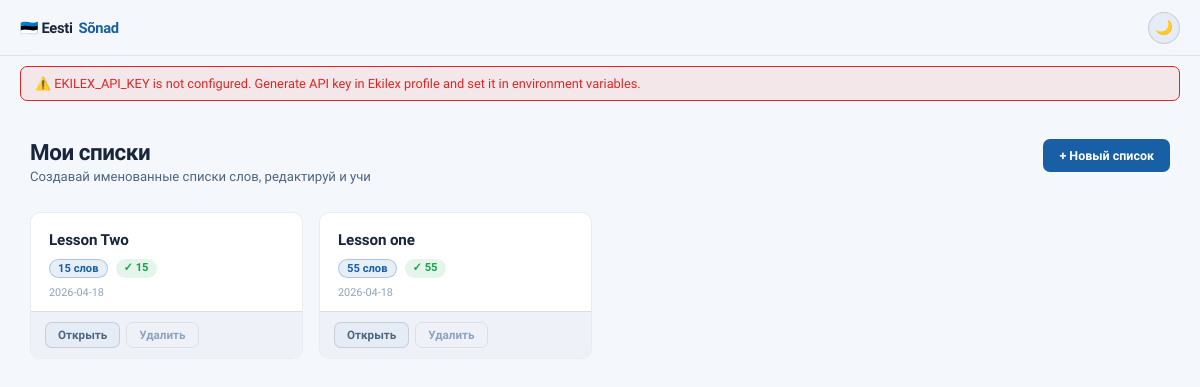
The page / on the database its author committed.
### tables this page shows
CREATE TABLE word_lists (
                id         INTEGER PRIMARY KEY AUTOINCREMENT,
                name       TEXT    NOT NULL,
                user_id    INTEGER NOT NULL DEFAULT 1,
                created_at TEXT    NOT NULL DEFAULT (datetime('now')),
                updated_at TEXT    NOT NULL DEFAULT (datetime('now'))
            );

### app.py (the view)
@app.route("/", methods=["GET"])
def dashboard():
    lists = get_all_lists()
    return render_template(
        "index.html",
        lists=lists,
        ekilex_client_error=EKILEX_CLIENT_ERROR,
    )

### db.py (called while the page is built)
@contextmanager
def get_db():
    conn = sqlite3.connect(DB_PATH)
    conn.row_factory = sqlite3.Row
    conn.execute("PRAGMA foreign_keys = ON")
    conn.execute("PRAGMA journal_mode = WAL")
    try:
        yield conn
        conn.commit()
    except Exception:
        conn.rollback()
        raise
    finally:
        conn.close()

def get_all_lists(user_id: int = 1) -> List[Dict[str, Any]]:
    with get_db() as db:
        rows = db.execute("""
            SELECT
                wl.id,
                wl.name,
                wl.created_at,
                wl.updated_at,
                COUNT(lw.id)                                   AS word_count,
                SUM(CASE WHEN lw.status = 'ok'    THEN 1 END) AS ok_count,
                SUM(CASE WHEN lw.status = 'error' THEN 1 END) AS error_count
            FROM word_lists wl
            LEFT JOIN list_words lw ON lw.list_id = wl.id
            WHERE wl.user_id = ?
            GROUP BY wl.id
            ORDER BY wl.updated_at DESC
        """, (user_id,)).fetchall()
    return [dict(r) for r in rows]

### templates/index.html (shortened to what this page needs)
<!DOCTYPE html>
<html lang="ru">
<head>
  <link rel="stylesheet" href="{{ url_for('static', filename='css/styles.css') }}" />
</head>
<body>
  <header class="topbar">
    <div class="topbar-logo">🇪🇪 Eesti <span class="et">Sõnad</span></div>
    <button class="theme-btn" id="themeBtn" onclick="toggleTheme()" title="Сменить тему">🌙</button>
  </header>
  {% if ekilex_client_error %}
    <div class="flash-wrap"><div class="flash error">⚠️ {{ ekilex_client_error }}</div></div>
  {% endif %}
  <div class="dashboard">
    <div class="dash-header">
      <div>
        <h1 class="dash-title">Мои списки</h1>
        <p class="dash-sub">Создавай именованные списки слов, редактируй и учи</p>
      </div>
      <button class="btn btn-primary" onclick="openCreateModal()">+ Новый список</button>
    </div>
    {% if lists %}
    <div class="list-grid">
      {% for lst in lists %}
      <div class="list-card">
        <a href="{{ url_for('view_list', list_id=lst.id) }}" class="list-card-body">
          <div class="list-card-name">{{ lst.name }}</div>
          <div class="list-card-meta">
            <span class="lc-stat lc-total">{{ lst.word_count or 0 }} слов</span>
            {% if lst.ok_count %}<span class="lc-stat lc-ok">✓ {{ lst.ok_count }}</span>{% endif %}
          </div>
          <div class="list-card-date">{{ lst.updated_at[:10] }}</div>
        </a>
        <div class="list-card-actions">
          <a href="{{ url_for('view_list', list_id=lst.id) }}" class="btn btn-ghost btn-sm">Открыть</a>
          <form action="{{ url_for('delete_word_list', list_id=lst.id) }}" method="post"
                onsubmit="return confirm('Удалить список «{{ lst.name }}»?')">
            <button type="submit" class="btn btn-danger btn-sm">Удалить</button>
          </form>
        </div>
      </div>
      {% endfor %}
    </div>
    {% endif %}
  </div>
</body>
</html>

### static/css/styles.css (style rules this page uses)
:root { --blue: #185FA5; --blue-l: #1a72c9; --blue-xl: #1558a0; --blue-dim: rgba(24,95,165,.10); --blue-border: rgba(24,95,165,.28); --bg: #f4f7fb; --bg2: #ffffff; --bg3: #eef2f8; --surface: #e6ecf5; --surface2: #dce4f0; --border: rgba(0,0,0,.08); --border2: rgba(0,0,0,.13); --text: #18253a; --text2: #4d6680; --text3: #8da4be; --green: #16a34a; --green-dim: rgba(22,163,74,.11); --amber: #b45309; --amber-dim: rgba(180,83,9,.10); --red: #dc2626; --red-dim: rgba(220,38,38,.08); --topbar-bg: rgba(244,247,251,.90); --scrollbar: rgba(24,95,165,.18); --r: 10px; --r-sm: 7px; --mono: 'JetBrains Mono', monospace; --sans: 'Sora', sans-serif; }
*, *::before, *::after { box-sizing: border-box; margin: 0; padding: 0; }
html { scroll-behavior: smooth; }
body { font-family: var(--sans); background: var(--bg); color: var(--text); min-height: 100vh; transition: background .25s, color .25s; }
.topbar { position: sticky; top: 0; z-index: 200; height: 56px; background: var(--topbar-bg); backdrop-filter: blur(20px); -webkit-backdrop-filter: blur(20px); border-bottom: 1px solid var(--border); display: flex; align-items: center; gap: 12px; padding: 0 20px; transition: background .25s, border-color .25s; }
.topbar-logo { font-size: .92rem; font-weight: 700; letter-spacing: -.02em; color: var(--text); display: flex; align-items: center; gap: 6px; flex-shrink: 0; text-decoration: none; }
.topbar-logo .et { color: var(--blue); }
.theme-btn { width: 32px; height: 32px; border-radius: 50%; border: 1px solid var(--border2); background: var(--surface); color: var(--text2); cursor: pointer; font-size: .9rem; display: flex; align-items: center; justify-content: center; transition: all .18s; flex-shrink: 0; }
.flash-wrap { padding: 10px 20px 0; }
.flash { background: var(--blue-dim); border: 1px solid var(--blue-border); border-radius: var(--r-sm); padding: 9px 14px; font-size: .8rem; color: var(--blue); margin-bottom: 6px; }
.flash.error { background: var(--red-dim); border-color: var(--red); color: var(--red); }
.btn { display: inline-flex; align-items: center; justify-content: center; gap: 6px; padding: 9px 16px; border-radius: var(--r-sm); border: none; font-family: var(--sans); font-size: .78rem; font-weight: 600; cursor: pointer; transition: all .18s; text-decoration: none; white-space: nowrap; }
.btn-primary { background: var(--blue); color: #fff; }
.btn-ghost { background: var(--surface); color: var(--text2); border: 1px solid var(--border2); }
.btn-danger { background: transparent; color: var(--text3); border: 1px solid var(--border); font-size: .72rem; padding: 6px 12px; }
.dashboard { max-width: 1180px; margin: 0 auto; padding: 32px 20px; }
.dash-header { display: flex; align-items: flex-start; justify-content: space-between; gap: 16px; margin-bottom: 28px; }
.dash-title { font-size: 1.4rem; font-weight: 700; letter-spacing: -.02em; color: var(--text); margin-bottom: 4px; }
.dash-sub { font-size: .82rem; color: var(--text2); }
.list-grid { display: grid; grid-template-columns: repeat(auto-fill, minmax(260px, 1fr)); gap: 16px; }
.list-card { background: var(--bg2); border: 1px solid var(--border); border-radius: var(--r); overflow: hidden; transition: border-color .18s, box-shadow .18s; }
.list-card-body { display: block; padding: 18px 18px 12px; text-decoration: none; color: inherit; }
.list-card-name { font-size: .95rem; font-weight: 700; color: var(--text); margin-bottom: 10px; letter-spacing: -.01em; }
.list-card-meta { display: flex; gap: 8px; flex-wrap: wrap; margin-bottom: 8px; }
.lc-stat { font-size: .7rem; font-weight: 600; padding: 2px 8px; border-radius: 99px; }
.lc-total { background: var(--blue-dim); color: var(--blue); border: 1px solid var(--blue-border); }
.lc-ok { background: var(--green-dim); color: var(--green); }
.list-card-date { font-size: .68rem; color: var(--text3); }
.list-card-actions { display: flex; gap: 6px; padding: 10px 14px; border-top: 1px solid var(--border); background: var(--bg3); }
.btn-sm { padding: 5px 12px; font-size: .73rem; }

### rows shown on the page
word_lists: name "Lesson Two", word_count "15", ok_count "15", updated_at "2026-04-18"
word_lists: name "Lesson one", word_count "55", ok_count "55", updated_at "2026-04-18"

### other values the page prints
{{ ekilex_client_error }} "EKILEX_API_KEY is not configured. Generate API key in Ekilex profile and set it in environment variables."
